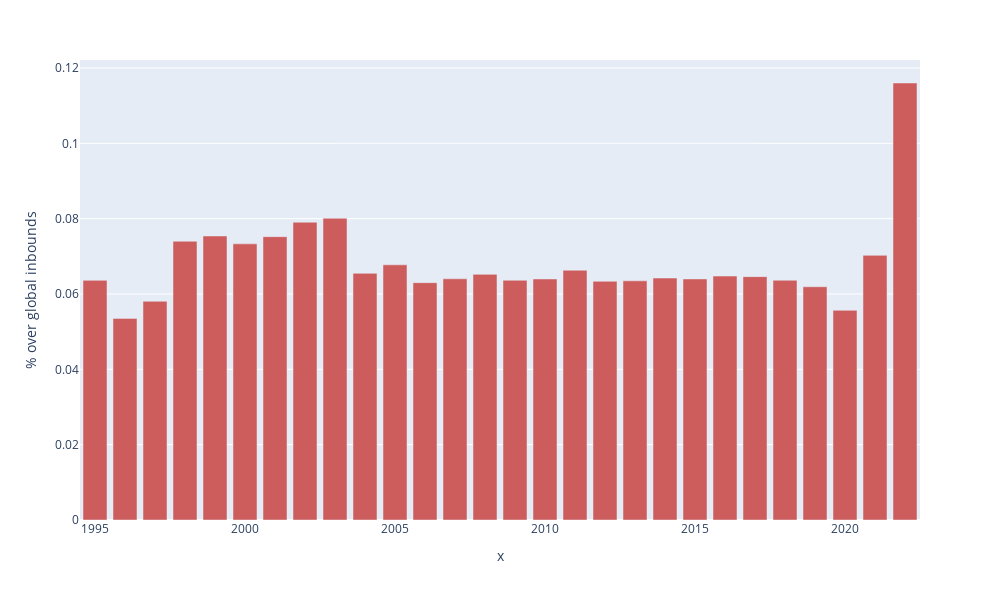

Notebook code cell kept with this figure:
### Code cell
fig = px.bar(x = grafico['year'], y = grafico['%_spain'], barmode = 'stack', color_discrete_sequence=['indianred'])
fig.update_layout(yaxis_title='% over global inbounds', height = 600, width = 1000)
fig.show()

### Figure 1 — Plotly figure (JSON) as saved in the notebook; plotly's stock layout.template omitted (floating-point values rounded to 4 significant figures)
{"data": [{"alignmentgroup": "True", "hovertemplate": "x=%{x}<br>y=%{y}<extra></extra>", "legendgroup": "", "marker": {"color": "indianred", "pattern": {"shape": ""}}, "name": "", "offsetgroup": "", "orientation": "v", "showlegend": false, "textposition": "auto", "type": "bar", "x": [1995, 1996, 1997, 1998, 1999, 2000, 2001, 2002, 2003, 2004, 2005, 2006, 2007, 2008, 2009, 2010, 2011, 2012, 2013, 2014, 2015, 2016, 2017, 2018, 2019, 2020, 2021, 2022], "xaxis": "x", "y": [0.06362, 0.05352, 0.05806, 0.074, 0.0754, 0.0733, 0.07521, 0.07905, 0.0801, 0.06549, 0.06774, 0.063, 0.06403, 0.06521, 0.06364, 0.06398, 0.0663, 0.06337, 0.06349, 0.06423, 0.06399, 0.06475, 0.06461, 0.06365, 0.06192, 0.05567, 0.07025, 0.116], "yaxis": "y"}], "layout": {"barmode": "stack", "height": 600, "legend": {"tracegroupgap": 0}, "margin": {"t": 60}, "width": 1000, "xaxis": {"anchor": "y", "domain": [0, 1], "title": {"text": "x"}}, "yaxis": {"anchor": "x", "domain": [0, 1], "title": {"text": "% over global inbounds"}}}}
